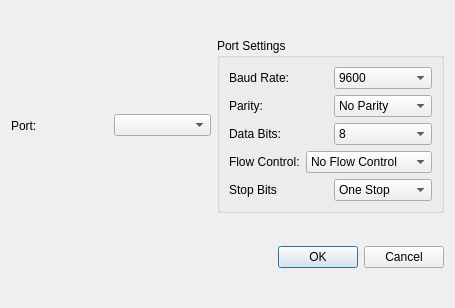
<?xml version="1.0" encoding="UTF-8"?>
<ui version="4.0">
 <class>Dialog</class>
 <widget class="QDialog" name="Dialog">
  <property name="geometry">
   <rect>
    <x>0</x>
    <y>0</y>
    <width>455</width>
    <height>308</height>
   </rect>
  </property>
  <property name="windowTitle">
   <string>Dialog</string>
  </property>
  <layout class="QGridLayout" name="gridLayout">
   <item row="0" column="0">
    <layout class="QHBoxLayout" name="horizontalLayout_6">
     <item>
      <widget class="QLabel" name="portLbl">
       <property name="text">
        <string>Port:</string>
       </property>
      </widget>
     </item>
     <item>
      <widget class="QComboBox" name="port"/>
     </item>
    </layout>
   </item>
   <item row="0" column="1">
    <widget class="QGroupBox" name="portSettingsGBox">
     <property name="title">
      <string>Port Settings</string>
     </property>
     <layout class="QVBoxLayout" name="verticalLayout">
      <item>
       <layout class="QHBoxLayout" name="horizontalLayout">
        <item>
         <widget class="QLabel" name="baudRateLbl">
          <property name="text">
           <string>Baud Rate:</string>
          </property>
         </widget>
        </item>
        <item>
         <widget class="QComboBox" name="baudRate">
          <item>
           <property name="text">
            <string>9600</string>
           </property>
          </item>
          <item>
           <property name="text">
            <string>19200</string>
           </property>
          </item>
          <item>
           <property name="text">
            <string>38400</string>
           </property>
          </item>
          <item>
           <property name="text">
            <string>57600</string>
           </property>
          </item>
          <item>
           <property name="text">
            <string>115200</string>
           </property>
          </item>
         </widget>
        </item>
       </layout>
      </item>
      <item>
       <layout class="QHBoxLayout" name="horizontalLayout_5">
        <item>
         <widget class="QLabel" name="parityLbl">
          <property name="text">
           <string>Parity:</string>
          </property>
         </widget>
        </item>
        <item>
         <widget class="QComboBox" name="parity">
          <item>
           <property name="text">
            <string>No Parity</string>
           </property>
          </item>
          <item>
           <property name="text">
            <string>Even Parity</string>
           </property>
          </item>
          <item>
           <property name="text">
            <string>Odd Parity</string>
           </property>
          </item>
         </widget>
        </item>
       </layout>
      </item>
      <item>
       <layout class="QHBoxLayout" name="horizontalLayout_2">
        <item>
         <widget class="QLabel" name="dataBitsLbl">
          <property name="text">
           <string>Data Bits:</string>
          </property>
         </widget>
        </item>
        <item>
         <widget class="QComboBox" name="dataBits">
          <item>
           <property name="text">
            <string>8</string>
           </property>
          </item>
          <item>
           <property name="text">
            <string>7</string>
           </property>
          </item>
          <item>
           <property name="text">
            <string>6</string>
           </property>
          </item>
          <item>
           <property name="text">
            <string>5</string>
           </property>
          </item>
         </widget>
        </item>
       </layout>
      </item>
      <item>
       <layout class="QHBoxLayout" name="horizontalLayout_3">
        <item>
         <widget class="QLabel" name="flowControlLbl">
          <property name="text">
           <string>Flow Control:</string>
          </property>
         </widget>
        </item>
        <item>
         <widget class="QComboBox" name="flowControl">
          <item>
           <property name="text">
            <string>No Flow Control</string>
           </property>
          </item>
          <item>
           <property name="text">
            <string>Hardware Control</string>
           </property>
          </item>
          <item>
           <property name="text">
            <string>Software Control</string>
           </property>
          </item>
         </widget>
        </item>
       </layout>
      </item>
      <item>
       <layout class="QHBoxLayout" name="horizontalLayout_4">
        <item>
         <widget class="QLabel" name="stopBitsLbl">
          <property name="text">
           <string>Stop Bits</string>
          </property>
         </widget>
        </item>
        <item>
         <widget class="QComboBox" name="stopBits">
          <item>
           <property name="text">
            <string>One Stop</string>
           </property>
          </item>
          <item>
           <property name="text">
            <string>Two Stop</string>
           </property>
          </item>
         </widget>
        </item>
       </layout>
      </item>
     </layout>
    </widget>
   </item>
   <item row="1" column="0" colspan="2">
    <widget class="QDialogButtonBox" name="buttonBox">
     <property name="orientation">
      <enum>Qt::Horizontal</enum>
     </property>
     <property name="standardButtons">
      <set>QDialogButtonBox::Cancel|QDialogButtonBox::Ok</set>
     </property>
    </widget>
   </item>
  </layout>
 </widget>
 <resources/>
 <connections>
  <connection>
   <sender>buttonBox</sender>
   <signal>accepted()</signal>
   <receiver>Dialog</receiver>
   <slot>accept()</slot>
   <hints>
    <hint type="sourcelabel">
     <x>248</x>
     <y>254</y>
    </hint>
    <hint type="destinationlabel">
     <x>157</x>
     <y>274</y>
    </hint>
   </hints>
  </connection>
  <connection>
   <sender>buttonBox</sender>
   <signal>rejected()</signal>
   <receiver>Dialog</receiver>
   <slot>reject()</slot>
   <hints>
    <hint type="sourcelabel">
     <x>316</x>
     <y>260</y>
    </hint>
    <hint type="destinationlabel">
     <x>286</x>
     <y>274</y>
    </hint>
   </hints>
  </connection>
 </connections>
</ui>
